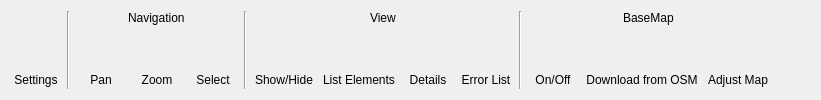
     <widget class="QWidget" name="Hometab">
      <attribute name="title">
       <string>Home</string>
      </attribute>
      <layout class="QHBoxLayout" name="horizontalLayout_11">
       <item>
        <layout class="QVBoxLayout" name="verticalLayout_7">
         <item alignment="Qt::AlignHCenter">
          <widget class="QLabel" name="FileTabTextLabel_7">
           <property name="sizePolicy">
            <sizepolicy hsizetype="Preferred" vsizetype="Fixed">
             <horstretch>0</horstretch>
             <verstretch>0</verstretch>
            </sizepolicy>
           </property>
           <property name="text">
            <string/>
           </property>
          </widget>
         </item>
         <item>
          <layout class="QHBoxLayout" name="horizontalLayout_25">
           <property name="spacing">
            <number>6</number>
           </property>
           <item>
            <widget class="QPushButton" name="SettingsButton">
             <property name="enabled">
              <bool>true</bool>
             </property>
             <property name="sizePolicy">
              <sizepolicy hsizetype="Minimum" vsizetype="Minimum">
               <horstretch>0</horstretch>
               <verstretch>0</verstretch>
              </sizepolicy>
             </property>
             <property name="minimumSize">
              <size>
               <width>50</width>
               <height>40</height>
              </size>
             </property>
             <property name="styleSheet">
              <string notr="true">#SettingsButton{
padding: 30px 0 10px 0;
background:none;
border-width: 2px;
border-style: solid;
border-radius: 2px;
background-repeat:none;
font: bold italic large &quot;Times New Roman&quot;;
text-align: bottom;
background-image: url(./icons/settings_35px.png);
background-position: top;
padding-bottom:0;

}
#SettingsButton:hover
{
background-color:rgb(30, 190, 220,  10%);
border-width: 2px;
border-style: solid;
border-color: rgb(29, 190, 220,  15%);
background-repeat:none;
}
#SettingsButton:pressed
{
background:rgb(25, 185, 215,  20%);
border-width: 2px;
border-style: solid;
border-color:rgb(24, 185, 215,  25%);
background-repeat:none;
font: bold italic large &quot;Times New Roman&quot;;
text-align: bottom;
background-image: url(./icons/settings_35px.png);
background-position: top;
}
</string>
             </property>
             <property name="text">
              <string>Settings</string>
             </property>
            </widget>
           </item>
          </layout>
         </item>
        </layout>
       </item>
       <item>
        <widget class="Line" name="line_4">
         <property name="orientation">
          <enum>Qt::Vertical</enum>
         </property>
        </widget>
       </item>
       <item>
        <layout class="QVBoxLayout" name="verticalLayout_8">
         <item alignment="Qt::AlignHCenter">
          <widget class="QLabel" name="HomeTabTextLabel_1">
           <property name="sizePolicy">
            <sizepolicy hsizetype="Preferred" vsizetype="Fixed">
             <horstretch>0</horstretch>
             <verstretch>0</verstretch>
            </sizepolicy>
           </property>
           <property name="text">
            <string>Navigation</string>
           </property>
          </widget>
         </item>
         <item>
          <layout class="QHBoxLayout" name="horizontalLayout_26">
           <property name="spacing">
            <number>6</number>
           </property>
           <item>
            <widget class="QPushButton" name="PanButton">
             <property name="sizePolicy">
              <sizepolicy hsizetype="Minimum" vsizetype="Preferred">
               <horstretch>0</horstretch>
               <verstretch>0</verstretch>
              </sizepolicy>
             </property>
             <property name="minimumSize">
              <size>
               <width>50</width>
               <height>0</height>
              </size>
             </property>
             <property name="styleSheet">
              <string notr="true">#PanButton{
padding: 30px 0 10px 0;
background:none;
border-width: 2px;
border-style: solid;
border-radius: 2px;
background-repeat:none;
font: bold italic large &quot;Times New Roman&quot;;
text-align: bottom;
background-image: url(./icons/hand_mouse_35px.png);
background-position: top;
padding-bottom:0;

}
#PanButton:hover
{
background-color:rgb(30, 190, 220,  10%);
border-width: 2px;
border-style: solid;
border-color: rgb(29, 190, 220,  15%);
background-repeat:none;
}
#PanButton:pressed
{
background:rgb(25, 185, 215,  20%);
border-width: 2px;
border-style: solid;
border-color:rgb(24, 185, 215,  25%);
background-repeat:none;
font: bold italic large &quot;Times New Roman&quot;;
text-align: bottom;
background-image: url(./icons/hand_mouse_35px.png);
background-position: top;
}
#PanButton:checked{
background-color:rgb(120, 120, 120,  50%);
border: 3px inset gray;
position: absolute;
background-repeat:none;
font: bold italic large &quot;Times New Roman&quot;;
text-align: bottom;
background-image: url(./icons/hand_mouse_35px.png);
background-position: top;
}
#PanButton:checked:hover{
background-color:rgb(160, 160, 160,  50%);
background-repeat:none;
}</string>
             </property>
             <property name="text">
              <string>Pan</string>
             </property>
             <property name="checkable">
              <bool>true</bool>
             </property>
            </widget>
           </item>
           <item>
            <widget class="QPushButton" name="ZoomButton">
             <property name="sizePolicy">
              <sizepolicy hsizetype="Minimum" vsizetype="Preferred">
               <horstretch>0</horstretch>
               <verstretch>0</verstretch>
              </sizepolicy>
             </property>
             <property name="minimumSize">
              <size>
               <width>50</width>
               <height>0</height>
              </size>
             </property>
             <property name="styleSheet">
              <string notr="true">#ZoomButton{
padding: 30px 0 10px 0;
background:none;
border-width: 2px;
border-style: solid;
border-radius: 2px;
background-repeat:none;
font: bold italic large &quot;Times New Roman&quot;;
text-align: bottom;
background-image: url(./icons/zoom_35px.png);
background-position: top;
padding-bottom:0;

}
#ZoomButton:hover
{
background-color:rgb(30, 190, 220,  10%);
border-width: 2px;
border-style: solid;
border-color: rgb(29, 190, 220,  15%);
background-repeat:none;
}
#ZoomButton:pressed
{
background:rgb(25, 185, 215,  20%);
border-width: 2px;
border-style: solid;
border-color:rgb(24, 185, 215,  25%);
background-repeat:none;
font: bold italic large &quot;Times New Roman&quot;;
text-align: bottom;
background-image: url(./icons/zoom_35px.png);
background-position: top;
}
</string>
             </property>
             <property name="text">
              <string>Zoom</string>
             </property>
            </widget>
           </item>
           <item>
            <widget class="QPushButton" name="SelectButton">
             <property name="sizePolicy">
              <sizepolicy hsizetype="Minimum" vsizetype="Preferred">
               <horstretch>0</horstretch>
               <verstretch>0</verstretch>
              </sizepolicy>
             </property>
             <property name="minimumSize">
              <size>
               <width>50</width>
               <height>0</height>
              </size>
             </property>
             <property name="styleSheet">
              <string notr="true">#SelectButton{
padding: 30px 0 10px 0;
background:none;
border-width: 2px;
border-style: solid;
border-radius: 2px;
background-repeat:none;
font: bold italic large &quot;Times New Roman&quot;;
text-align: bottom;
background-image: url(./icons/finger_cursor_35px.png);
background-position: top;
padding-bottom:0;

}
#SelectButton:hover
{
background-color:rgb(30, 190, 220, 10%);
border-width: 2px;
border-style: solid;
border-color: rgb(29, 190, 220, 15%);
background-repeat:none;
}
#SelectButton:pressed
{
background:rgb(25, 185, 215, 20%);
border-width: 2px;
border-style: solid;
border-color:rgb(24, 185, 215, 25%);
background-repeat:none;
font: bold italic large &quot;Times New Roman&quot;;
text-align: bottom;
background-image: url(./icons/finger_cursor_35px.png);
background-position: top;
}
</string>
             </property>
             <property name="text">
              <string>Select</string>
             </property>
            </widget>
           </item>
          </layout>
         </item>
        </layout>
       </item>
       <item>
        <widget class="Line" name="line_5">
         <property name="orientation">
          <enum>Qt::Vertical</enum>
         </property>
        </widget>
       </item>
       <item>
        <layout class="QVBoxLayout" name="verticalLayout_9">
         <item alignment="Qt::AlignHCenter">
          <widget class="QLabel" name="HomeTabTextLabel_2">
           <property name="sizePolicy">
            <sizepolicy hsizetype="Preferred" vsizetype="Fixed">
             <horstretch>0</horstretch>
             <verstretch>0</verstretch>
            </sizepolicy>
           </property>
           <property name="text">
            <string>View</string>
           </property>
          </widget>
         </item>
         <item>
          <layout class="QHBoxLayout" name="horizontalLayout_27">
           <property name="spacing">
            <number>6</number>
           </property>
           <item>
            <widget class="QPushButton" name="ShowHideButton">
             <property name="sizePolicy">
              <sizepolicy hsizetype="Minimum" vsizetype="Preferred">
               <horstretch>0</horstretch>
               <verstretch>0</verstretch>
              </sizepolicy>
             </property>
             <property name="styleSheet">
              <string notr="true">#ShowHideButton{
padding: 30px 0 10px 0;
background:none;
border-width: 2px;
border-style: solid;
border-radius: 2px;
background-repeat:none;
font: bold italic large &quot;Times New Roman&quot;;
text-align: bottom;
background-image: url(./icons/hide_icon_35px.png);
background-position: top;
padding-bottom:0;

}
#ShowHideButton:hover
{
background-color:rgb(30, 190, 220,  10%);
border-width: 2px;
border-style: solid;
border-color: rgb(29, 190, 220,  15%);
background-repeat:none;
}
#ShowHideButton:pressed
{
background:rgb(25, 185, 215,  20%);
border-width: 2px;
border-style: solid;
border-color:rgb(24, 185, 215,  25%);
background-repeat:none;
font: bold italic large &quot;Times New Roman&quot;;
text-align: bottom;
background-image: url(./icons/hide_icon_35px.png);
background-position: top;
}
</string>
             </property>
             <property name="text">
              <string>Show/Hide</string>
             </property>
             <property name="autoRepeatDelay">
              <number>300</number>
             </property>
            </widget>
           </item>
           <item>
            <widget class="QPushButton" name="ListElementsButton">
             <property name="sizePolicy">
              <sizepolicy hsizetype="Minimum" vsizetype="Preferred">
               <horstretch>0</horstretch>
               <verstretch>0</verstretch>
              </sizepolicy>
             </property>
             <property name="styleSheet">
              <string notr="true">#ListElementsButton{
padding: 30px 0 10px 0;
background:none;
border-width: 2px;
border-style: solid;
border-radius: 2px;
background-repeat:none;
font: bold italic large &quot;Times New Roman&quot;;
text-align: bottom;
background-image: url(./icons/checklist2_35px.png);
background-position: top;
padding-bottom:0;

}
#ListElementsButton:hover
{
background-color:rgb(30, 190, 220,  10%);
border-width: 2px;
border-style: solid;
border-color: rgb(29, 190, 220,  15%);
background-repeat:none;
}
#ListElementsButton:pressed
{
background:rgb(25, 185, 215,  20%);
border-width: 2px;
border-style: solid;
border-color:rgb(24, 185, 215,  25%);
background-repeat:none;
font: bold italic large &quot;Times New Roman&quot;;
text-align: bottom;
background-image: url(./icons/checklist2_35px.png);
background-position: top;
}
</string>
             </property>
             <property name="text">
              <string>List Elements</string>
             </property>
             <property name="autoRepeatDelay">
              <number>300</number>
             </property>
            </widget>
           </item>
           <item>
            <widget class="QPushButton" name="DetailsButton">
             <property name="sizePolicy">
              <sizepolicy hsizetype="Minimum" vsizetype="Preferred">
               <horstretch>0</horstretch>
               <verstretch>0</verstretch>
              </sizepolicy>
             </property>
             <property name="minimumSize">
              <size>
               <width>50</width>
               <height>0</height>
              </size>
             </property>
             <property name="styleSheet">
              <string notr="true">#DetailsButton{
padding: 30px 0 10px 0;
background:none;
border-width: 2px;
border-style: solid;
border-radius: 2px;
background-repeat:none;
font: bold italic large &quot;Times New Roman&quot;;
text-align: bottom;
background-image: url(./icons/document3_35px.png);
background-position: top;
padding-bottom:0;

}
#DetailsButton:hover
{
background-color:rgb(30, 190, 220,  10%);
border-width: 2px;
border-style: solid;
border-color: rgb(29, 190, 220,  15%);
background-repeat:none;
}
#DetailsButton:pressed
{
background:rgb(25, 185, 215,  20%);
border-width: 2px;
border-style: solid;
border-color:rgb(24, 185, 215,  25%);
background-repeat:none;
font: bold italic large &quot;Times New Roman&quot;;
text-align: bottom;
background-image: url(./icons/document3_35px.png);
background-position: top;
}
</string>
             </property>
             <property name="text">
              <string>Details</string>
             </property>
             <property name="autoRepeatDelay">
              <number>300</number>
             </property>
            </widget>
           </item>
           <item>
            <widget class="QPushButton" name="ErrorListButton">
             <property name="sizePolicy">
              <sizepolicy hsizetype="Minimum" vsizetype="Preferred">
               <horstretch>0</horstretch>
               <verstretch>0</verstretch>
              </sizepolicy>
             </property>
             <property name="minimumSize">
              <size>
               <width>50</width>
               <height>0</height>
              </size>
             </property>
             <property name="styleSheet">
              <string notr="true">#ErrorListButton{
padding: 30px 0 10px 0;
background:none;
border-width: 2px;
border-style: solid;
border-radius: 2px;
background-repeat:none;
font: bold italic large &quot;Times New Roman&quot;;
text-align: bottom;
background-image: url(./icons/Exclamation_mark_35px.png);
background-position: top;
padding-bottom:0;

}
#ErrorListButton:hover
{
background-color:rgb(30, 190, 220,  10%);
border-width: 2px;
border-style: solid;
border-color: rgb(29, 190, 220,  15%);
background-repeat:none;
}
#ErrorListButton:pressed
{
background:rgb(25, 185, 215,  20%);
border-width: 2px;
border-style: solid;
border-color:rgb(24, 185, 215,  25%);
background-repeat:none;
font: bold italic large &quot;Times New Roman&quot;;
text-align: bottom;
background-image: url(./icons/Exclamation_mark_35px.png);
background-position: top;
}
</string>
             </property>
             <property name="text">
              <string>Error List</string>
             </property>
             <property name="autoRepeatDelay">
              <number>300</number>
             </property>
            </widget>
           </item>
          </layout>
         </item>
        </layout>
       </item>
       <item>
        <widget class="Line" name="line_6">
         <property name="orientation">
          <enum>Qt::Vertical</enum>
         </property>
        </widget>
       </item>
       <item>
        <layout class="QVBoxLayout" name="verticalLayout_10">
         <item alignment="Qt::AlignHCenter">
          <widget class="QLabel" name="HomeTabTextLabel_3">
           <property name="sizePolicy">
            <sizepolicy hsizetype="Preferred" vsizetype="Fixed">
             <horstretch>0</horstretch>
             <verstretch>0</verstretch>
            </sizepolicy>
           </property>
           <property name="text">
            <string>BaseMap</string>
           </property>
          </widget>
         </item>
         <item>
          <layout class="QHBoxLayout" name="horizontalLayout_28">
           <property name="spacing">
            <number>6</number>
           </property>
           <item>
            <widget class="QPushButton" name="OnOffButton">
             <property name="sizePolicy">
              <sizepolicy hsizetype="Minimum" vsizetype="Preferred">
               <horstretch>0</horstretch>
               <verstretch>0</verstretch>
              </sizepolicy>
             </property>
             <property name="minimumSize">
              <size>
               <width>50</width>
               <height>0</height>
              </size>
             </property>
             <property name="styleSheet">
              <string notr="true">#OnOffButton{
padding: 30px 0 10px 0;
background:none;
border-width: 2px;
border-style: solid;
border-radius: 2px;
background-repeat:none;
font: bold italic large &quot;Times New Roman&quot;;
text-align: bottom;
background-image: url(./icons/onoff_icons_35px.png);
background-position: top;
padding-bottom:0;

}
#OnOffButton:hover
{
background-color:rgb(30, 190, 220,  10%);
border-width: 2px;
border-style: solid;
border-color: rgb(29, 190, 220,  15%);
background-repeat:none;
}
#OnOffButton:pressed
{
background:rgb(25, 185, 215,  20%);
border-width: 2px;
border-style: solid;
border-color:rgb(24, 185, 215,  25%);
background-repeat:none;
font: bold italic large &quot;Times New Roman&quot;;
text-align: bottom;
background-image: url(./icons/onoff_icons_35px.png);
background-position: top;
}
</string>
             </property>
             <property name="text">
              <string>On/Off</string>
             </property>
             <property name="autoRepeatDelay">
              <number>300</number>
             </property>
            </widget>
           </item>
           <item>
            <widget class="QPushButton" name="DownloadOSMapButton">
             <property name="sizePolicy">
              <sizepolicy hsizetype="Minimum" vsizetype="Preferred">
               <horstretch>0</horstretch>
               <verstretch>0</verstretch>
              </sizepolicy>
             </property>
             <property name="styleSheet">
              <string notr="true">#DownloadOSMapButton{
padding: 30px 0 10px 0;
background:none;
border-width: 2px;
border-style: solid;
border-radius: 2px;
background-repeat:none;
font: bold italic large &quot;Times New Roman&quot;;
text-align: bottom;
background-image: url(./icons/download_cloud_35px.png);
background-position: top;
padding-bottom:0;

}
#DownloadOSMapButton:hover
{
background-color:rgb(30, 190, 220,  10%);
border-width: 2px;
border-style: solid;
border-color: rgb(29, 190, 220,  15%);
background-repeat:none;
}
#DownloadOSMapButton:pressed
{
background:rgb(25, 185, 215,  20%);
border-width: 2px;
border-style: solid;
border-color:rgb(24, 185, 215,  25%);
background-repeat:none;
font: bold italic large &quot;Times New Roman&quot;;
text-align: bottom;
background-image: url(./icons/download_cloud_35px.png);
background-position: top;
}
</string>
             </property>
             <property name="text">
              <string>Download from OSM</string>
             </property>
             <property name="autoRepeatDelay">
              <number>300</number>
             </property>
            </widget>
           </item>
           <item>
            <widget class="QPushButton" name="AdjustMapButton">
             <property name="sizePolicy">
              <sizepolicy hsizetype="Minimum" vsizetype="Preferred">
               <horstretch>0</horstretch>
               <verstretch>0</verstretch>
              </sizepolicy>
             </property>
             <property name="styleSheet">
              <string notr="true">#AdjustMapButton{
padding: 30px 0 10px 0;
background:none;
border-width: 2px;
border-style: solid;
border-radius: 2px;
background-repeat:none;
font: bold italic large &quot;Times New Roman&quot;;
text-align: bottom;
background-image: url(./icons/Map1_35px.png);
background-position: top;
padding-bottom:0;

}
#AdjustMapButton:hover
{
background-color:rgb(30, 190, 220,  10%);
border-width: 2px;
border-style: solid;
border-color: rgb(29, 190, 220,  15%);
background-repeat:none;
}
#AdjustMapButton:pressed
{
background:rgb(25, 185, 215,  20%);
border-width: 2px;
border-style: solid;
border-color:rgb(24, 185, 215,  25%);
background-repeat:none;
font: bold italic large &quot;Times New Roman&quot;;
text-align: bottom;
background-image: url(./icons/Map1_35px.png);
background-position: top;
}
</string>
             </property>
             <property name="text">
              <string>Adjust Map</string>
             </property>
             <property name="autoRepeatDelay">
              <number>300</number>
             </property>
            </widget>
           </item>
          </layout>
         </item>
        </layout>
       </item>
       <item>
        <spacer name="horizontalSpacer_4">
         <property name="orientation">
          <enum>Qt::Horizontal</enum>
         </property>
         <property name="sizeHint" stdset="0">
          <size>
           <width>40</width>
           <height>20</height>
          </size>
         </property>
        </spacer>
       </item>
      </layout>
     </widget>
